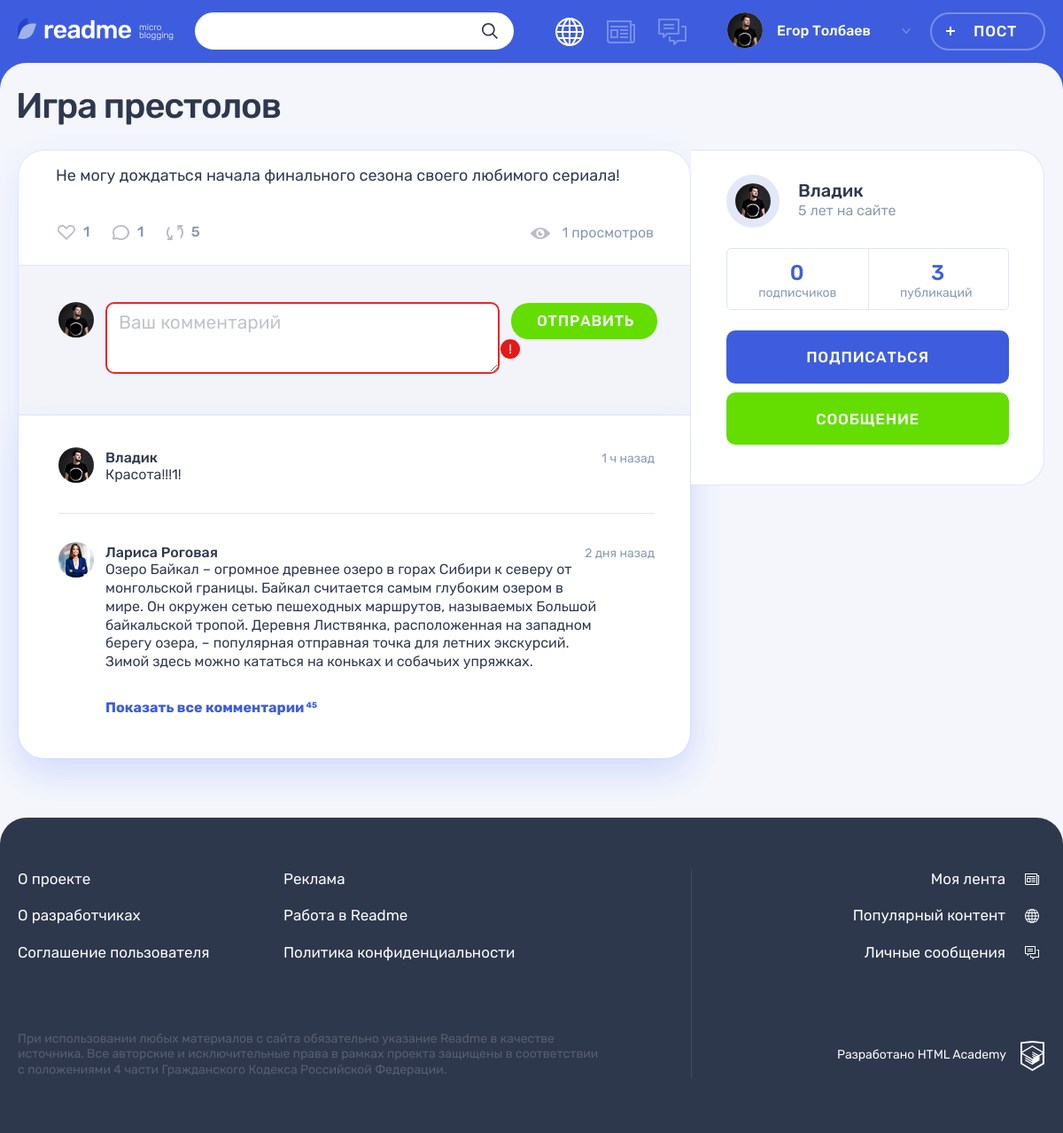
/post.php?post_id=2, run on the app's committed database.
### tables this page shows
CREATE TABLE `posts` (
    `id`       INT AUTO_INCREMENT PRIMARY KEY NOT NULL,
    `date_add` TIMESTAMP DEFAULT CURRENT_TIMESTAMP NOT NULL,
    `title`    VARCHAR(128) NOT NULL,
    `content_text` TEXT,
    `quote_author` VARCHAR(128),
    `img_url`      VARCHAR(128),
    `video_url`    VARCHAR(128),
    `link`         VARCHAR(256),
    `number_views` INT NOT NULL DEFAULT '0',
    `user_id` INT NOT NULL,
    `type_id` INT NOT NULL,
    FOREIGN KEY (`user_id`)  REFERENCES `users` (`Id`),
    FOREIGN KEY (`type_id`)  REFERENCES `content_type` (`Id`)
);

CREATE TABLE `users` (
    `id`       INT AUTO_INCREMENT PRIMARY KEY NOT NULL,
    `date_add` TIMESTAMP DEFAULT CURRENT_TIMESTAMP NOT NULL,
    `email`    VARCHAR(50) NOT NULL UNIQUE,
    `login`    VARCHAR(50) NOT NULL UNIQUE,
    `password` VARCHAR(50) NOT NULL,
    `avatar`   VARCHAR(128)
);

### helpers.php (called while the page is built, shortened)
<?php
function include_template($name, array $data = [])
{
    $name = 'templates/' . $name;
    extract($data);
    require $name;
    $result = ob_get_clean();
    return $result;
}

### connection.php (called while the page is built, shortened)
<?php
class Connection
{
    function __construct()
    {
        $this->mainConnection = $this->dbConnect();
    }
    function dbConnect(): mysqli
    {
        $connect = mysqli_connect(HOST, USER, PASSWORD, DATABASE);
        mysqli_set_charset($connect, "utf8");
        return ($connect);
    }
}

### DataBase/SqlFunctions.php (called while the page is built, shortened)
<?php
require_once('DataBase\SqlServerHelper.php');
class SqlFunctions
{
    private $sqlServerHelper;
    public function __construct()
    {
        $this->sqlServerHelper = new SqlServerHelper();
    }
    function GetPostById(mysqli $connect, string $post_id)
    {
        $sql = "SELECT p.*, ct.icon_type, u.avatar, u.login,
                IFNULL((SELECT COUNT(*) FROM likes l WHERE l.post_id = p.id), 0) AS likes_count,
                IFNULL((SELECT COUNT(*) FROM comments com WHERE com.post_id = p.id), 0) AS comments_count,
                IFNULL((SELECT COUNT(*) FROM subscriptions sub WHERE sub.user_id = p.user_id), 0) AS subscribers_count
                FROM posts p
                JOIN users u ON p.user_id = u.id
                JOIN content_type ct ON p.type_id = ct.id
                LEFT JOIN likes l ON l.post_id = p.id
                LEFT JOIN comments com ON com.post_id = p.id
                LEFT JOIN subscriptions sub ON sub.user_id = p.user_id
                WHERE p.id = $post_id
                GROUP BY l.id";
        $result = $this->sqlServerHelper->requestHandler($connect, $sql);
        return empty($result) ? NULL : $result;
    }
    function GetUserPostsCount(mysqli $connect, string $user_id)
    {
        $sql = "SELECT COUNT(*) AS posts_count FROM posts p
                WHERE p.user_id = $user_id";
        $result = $this->sqlServerHelper->requestHandler($connect, $sql);
        return empty($result) ? NULL : $result;
    }
}

### DataBase/SqlServerHelper.php (called while the page is built, shortened)
<?php
class SqlServerHelper
{
    function requestHandler(mysqli $connect, string $stringSQL): array
    {
        $result = mysqli_query($connect, $stringSQL);
        return mysqli_fetch_all($result, MYSQLI_ASSOC);
    }
}

### templates/post-show.php (the view, shortened to what this page needs)
<main class="page__main page__main--publication">
    <div class="container">
        <h1 class="page__title page__title--publication"><?= $post['title'] ?></h1>
        <section class="post-details">
            <div class="post-details__wrapper post-photo">
                <div class="post-details__main-block post post--details">
                    <?= $post_content; ?>
                    <div class="post__indicators">
                        <div class="post__buttons">
                            <a class="post__indicator post__indicator--likes button" href="#" title="Лайк">
                                <svg class="post__indicator-icon" width="20" height="17">
                                    <use xlink:href="#icon-heart"></use>
                                </svg>
                                <span><?= $post['likes_count'] ?></span>
                            </a>
                            <a class="post__indicator post__indicator--comments button" href="#" title="Комментарии">
                                <svg class="post__indicator-icon" width="19" height="17">
                                    <use xlink:href="#icon-comment"></use>
                                </svg>
                                <span><?= $post['likes_count'] ?></span>
                            </a>
                            <a class="post__indicator post__indicator--repost button" href="#" title="Репост">
                                <svg class="post__indicator-icon" width="19" height="17">
                                    <use xlink:href="#icon-repost"></use>
                                </svg>
                                <span>5</span>
                            </a>
                        </div>
                        <span class="post__view"><?= $post['number_views'] ?> просмотров</span>
                    </div>
                    <div class="comments">
                        <form class="comments__form form" action="#" method="post">
                            <div class="comments__my-avatar">
                                <img class="comments__picture" src="../img/userpic-medium.jpg"
                                     alt="Аватар пользователя">
                            </div>
                            <div class="form__input-section form__input-section--error">
                                <textarea class="comments__textarea form__textarea form__input"
                                          placeholder="Ваш комментарий"></textarea>
                                <button class="form__error-button button" type="button">!</button>
                            </div>
                            <button class="comments__submit button button--green" type="submit">Отправить</button>
                        </form>
                        <div class="comments__list-wrapper">
                            <ul class="comments__list">
                                <li class="comments__item user">
                                    <div class="comments__avatar">
                                        <a class="user__avatar-link" href="#">
                                            <img class="comments__picture" src="img/<?= $post['avatar'] ?>"
                                                 alt="Аватар пользователя">
                                        </a>
                                    </div>
                                    <div class="comments__info">
                                        <div class="comments__name-wrapper">
                                            <a class="comments__user-name" href="#">
                                                <span><?= $post['login'] ?></span>
                                            </a>
                                            <time class="comments__time" datetime="2019-03-20">1 ч назад</time>
                                        </div>
                                        <p class="comments__text">
                                            Красота!!!1!
                                        </p>
                                    </div>
                                </li>
                                <li class="comments__item user">
                                    <div class="comments__avatar">
                                        <a class="user__avatar-link" href="#">
                                            <img class="comments__picture" src="../img/userpic-larisa.jpg"
                                                 alt="Аватар пользователя">
                                        </a>
                                    </div>
                                    <div class="comments__info">
                                        <div class="comments__name-wrapper">
                                            <a class="comments__user-name" href="#">
                                                <span>Лариса Роговая</span>
                                            </a>
                                            <time class="comments__time" datetime="2019-03-18">2 дня назад</time>
                                        </div>
                                        <p class="comments__text">
                                            Озеро Байкал – огромное древнее озеро в горах Сибири к северу от монгольской
                                            границы. Байкал считается самым глубоким озером в мире. Он окружен сетью
                                            пешеходных маршрутов, называемых Большой байкальской тропой. Деревня
                                            Листвянка, расположенная на западном берегу озера, – популярная отправная
                                            точка для летних экскурсий. Зимой здесь можно кататься на коньках и собачьих
                                            упряжках.
                                        </p>
                                    </div>
                                </li>
                            </ul>
                            <a class="comments__more-link" href="#">
                                <span>Показать все комментарии</span>
                                <sup class="comments__amount">45</sup>
                            </a>
                        </div>
                    </div>
                </div>
                <div class="post-details__user user">
                    <div class="post-details__user-info user__info">
                        <div class="post-details__avatar user__avatar">
                            <a class="post-details__avatar-link user__avatar-link" href="#">
                                <img class="post-details__picture user__picture" src="img/<?= $post['avatar'] ?>"
                                     alt="Аватар пользователя">
                            </a>
                        </div>
                        <div class="post-details__name-wrapper user__name-wrapper">
                            <a class="post-details__name user__name" href="#">
                                <span><?= $post['login'] ?></span>
                            </a>
                            <time class="post-details__time user__time" datetime="2014-03-20">5 лет на сайте</time>
                        </div>
                    </div>
                    <div class="post-details__rating user__rating">
                        <p class="post-details__rating-item user__rating-item user__rating-item--subscribers">
                            <span
                                class="post-details__rating-amount user__rating-amount"><?= $post['subscribers_count'] ?></span>
                            <span class="post-details__rating-text user__rating-text">подписчиков</span>
                        </p>
                        <p class="post-details__rating-item user__rating-item user__rating-item--publications">
                            <span
                                class="post-details__rating-amount user__rating-amount"><?= $user_posts_count['posts_count'] ?></span>
                            <span class="post-details__rating-text user__rating-text">публикаций</span>
                        </p>
                    </div>
                    <div class="post-details__user-buttons user__buttons">
                        <button class="user__button user__button--subscription button button--main" type="button">
                            Подписаться
                        </button>
                        <a class="user__button user__button--writing button button--green" href="#">Сообщение</a>
                    </div>
                </div>
            </div>
        </section>
    </div>
</main>

### templates/post-types/post-text.php
<div class="post-details__image-wrapper post-text">
    <div class="post__main">
        <p>
            <?= htmlspecialchars($post['content_text'], ENT_QUOTES); ?>
        </p>
    </div>
</div>

### data on the page
posts: title "Игра престолов", content_text "Не могу дождаться начала финального сезона своего любимого сериала!", number_views "1", user.avatar (picture), user.login "Владик"

### other printed values
$user_name "Егор Толбаев"
$post['likes_count'] "1"
$post['subscribers_count'] "0"
$user_posts_count['posts_count'] "3"
